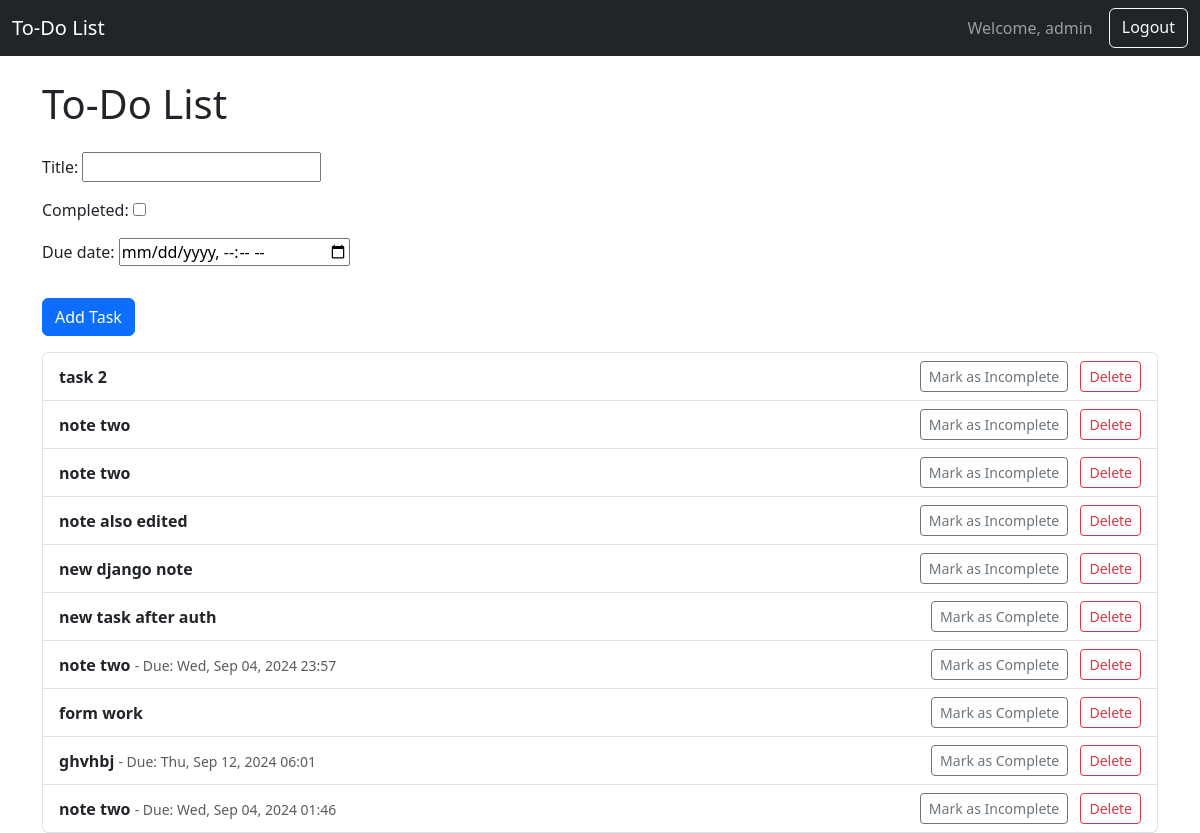
The app's page / (signed in), older data.
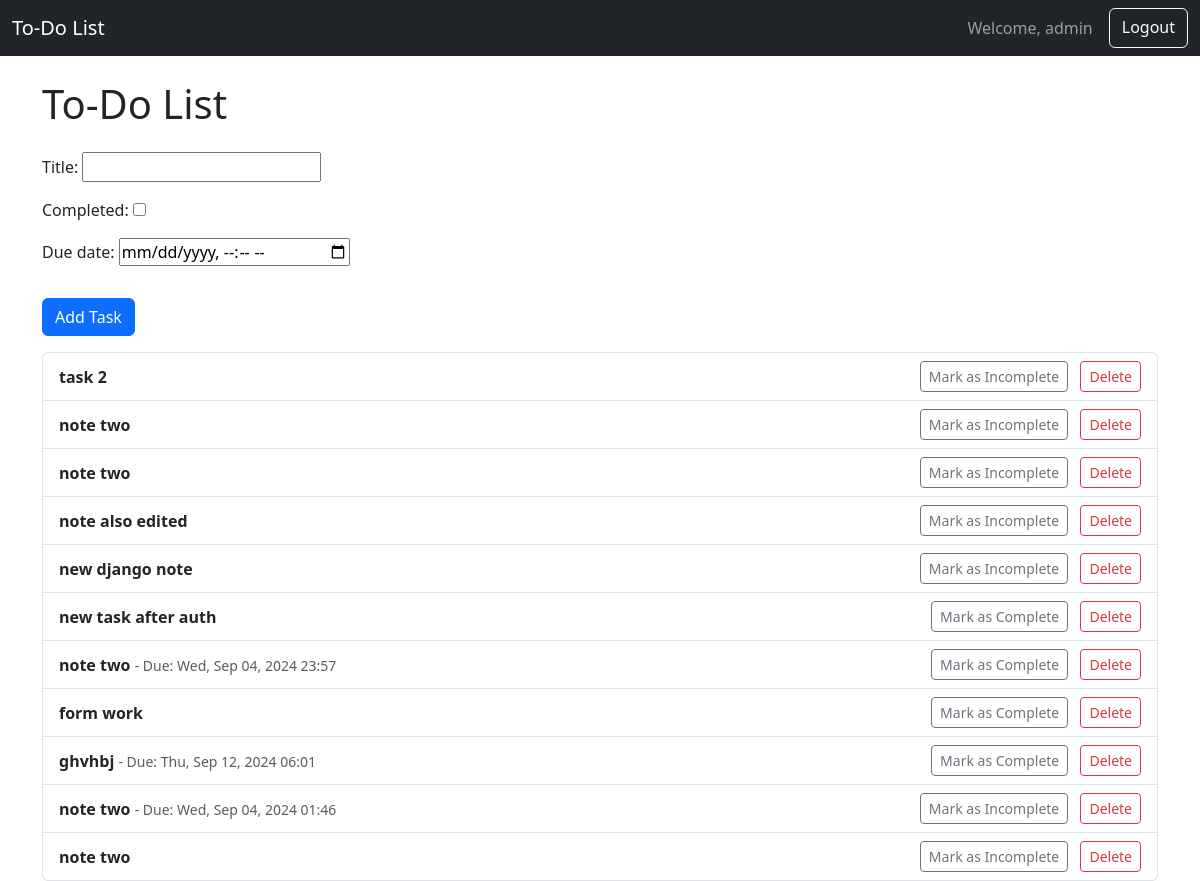
The same page, newer data.
### tasks/models.py (models this page shows, shortened)
class Task(models.Model):
    user = models.ForeignKey(User, on_delete=models.CASCADE)
    title = models.CharField(max_length=200)
    completed = models.BooleanField(default=False)
    created_at = models.DateTimeField(auto_now_add=True)
    due_date = models.DateTimeField(null=True , blank=True)

### tasks/views.py (the view, shortened to what this page needs)
# urls.py: path('', views.TaskList, name='task_list'),
@login_required
def TaskList(request):
    tasks = Task.objects.filter(user = request.user)
    form = TaskForm()
    return render(request, 'tasks/task_list.html', {'tasks': tasks, 'form': form})

### tasks/forms.py
class TaskForm(forms.ModelForm):
    class Meta:
        model = Task
        fields =['title', 'completed', 'due_date']
        widgets = {
            'due_date': forms.DateTimeInput(attrs={'type': 'datetime-local'}),
        }

### tasks/templates/tasks/task_list.html (shortened to what this page needs)
{% extends 'base.html' %}
        {% block content %}
        <h1 class="my-4">To-Do List</h1>
        <form method="POST">
            {{ form.as_p }}
            <button type="submit" class="btn btn-primary my-3">Add Task</button>
        </form>
        <ul class="list-group">
            {% for task in tasks %}
            <li class="list-group-item d-flex justify-content-between align-items-center">
                <div>
                    <strong>{{ task.title }}</strong>
                    {% if task.due_date %}
                    <small class="text-muted"> - Due: {{ task.due_date|date:"D, M d, Y H:i" }}</small>
                    {% endif %}
                </div>
                <div>
                    <a href="{% url 'task_update' task.id %}" class="btn btn-sm btn-outline-secondary me-2">
                        {% if task.completed %}
                        Mark as Incomplete
                        {% else %}
                        Mark as Complete
                        {% endif %}
                    </a>
                    <form action="{% url 'task_delete' task.id %}" method="POST" class="d-inline">
                        <button type="submit" class="btn btn-sm btn-outline-danger">Delete</button>
                    </form>
                </div>
            </li>
            {% endfor %}
        </ul>
{% endblock %}

Row changes from the older to the newer data that the page shows:
added Task: title "note two", completed "Mark as Incomplete"
